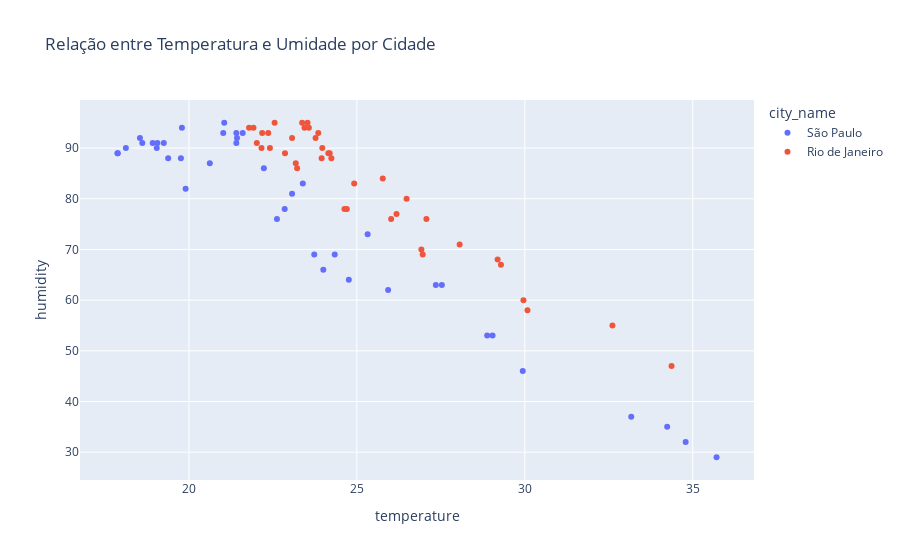

Source (notebook cell):
### Code cell
fig = px.scatter(df_weather, x='temperature', y='humidity', color='city_name', 
                 title='Relação entre Temperatura e Umidade por Cidade')
fig.show()

### Figure 1 — Plotly figure (JSON) as saved in the notebook; plotly's stock layout.template omitted (floating-point values rounded to 4 significant figures)
{"data": [{"hovertemplate": "city_name=São Paulo<br>temperature=%{x}<br>humidity=%{y}<extra></extra>", "legendgroup": "São Paulo", "marker": {"color": "#636efa", "symbol": "circle"}, "mode": "markers", "name": "São Paulo", "orientation": "v", "showlegend": true, "type": "scatter", "x": [27.53, 25.32, 22.85, 22.62, 29.94, 34.24, 35.71, 29.04, 21.6, 21.41, 21.41, 21.02, 22.23, 27.35, 28.88, 23.39, 21.43, 21.05, 19.79, 19.06, 20.62, 24, 24.76, 19.38, 18.54, 18.12, 17.87, 17.88, 19.9, 23.73, 24.34, 19.76, 18.61, 19.25, 19.04, 18.92, 25.93, 33.17, 34.79, 23.07], "xaxis": "x", "y": [63, 73, 78, 76, 46, 35, 29, 53, 93, 93, 91, 93, 86, 63, 53, 83, 92, 95, 94, 91, 87, 66, 64, 88, 92, 90, 89, 89, 82, 69, 69, 88, 91, 91, 90, 91, 62, 37, 32, 81], "yaxis": "y"}, {"hovertemplate": "city_name=Rio de Janeiro<br>temperature=%{x}<br>humidity=%{y}<extra></extra>", "legendgroup": "Rio de Janeiro", "marker": {"color": "#EF553B", "symbol": "circle"}, "mode": "markers", "name": "Rio de Janeiro", "orientation": "v", "showlegend": true, "type": "scatter", "x": [24.19, 23.85, 23.44, 23.77, 29.19, 34.37, 32.61, 29.29, 26.48, 23.57, 23.37, 23.53, 25.77, 28.06, 27.07, 24.24, 23.97, 24.15, 23.95, 23.07, 24.92, 26.18, 26.02, 22.55, 22.36, 22.18, 21.92, 21.79, 23.18, 24.7, 24.63, 23.22, 22.86, 22.41, 22.02, 22.16, 26.96, 30.08, 29.96, 26.92], "xaxis": "x", "y": [89, 93, 94, 92, 68, 47, 55, 67, 80, 94, 95, 95, 84, 71, 76, 88, 90, 89, 88, 92, 83, 77, 76, 95, 93, 93, 94, 94, 87, 78, 78, 86, 89, 90, 91, 90, 69, 58, 60, 70], "yaxis": "y"}], "layout": {"legend": {"title": {"text": "city_name"}, "tracegroupgap": 0}, "title": {"text": "Relação entre Temperatura e Umidade por Cidade"}, "xaxis": {"anchor": "y", "domain": [0, 1], "title": {"text": "temperature"}}, "yaxis": {"anchor": "x", "domain": [0, 1], "title": {"text": "humidity"}}}}
